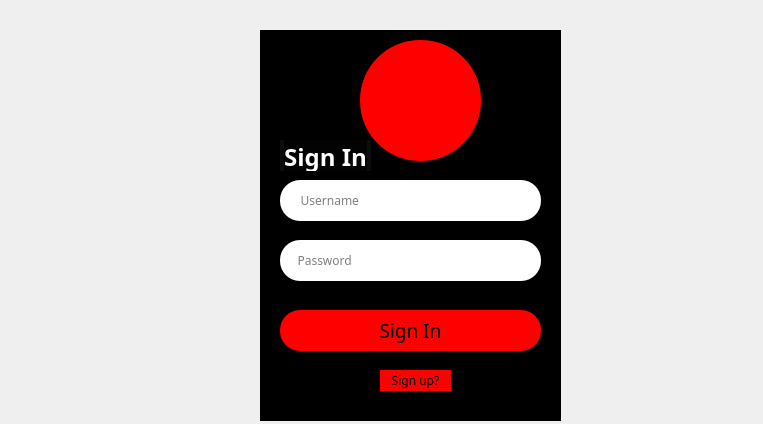
<?xml version="1.0" encoding="UTF-8"?>
<ui version="4.0">
 <class>loginwin</class>
 <widget class="QMainWindow" name="loginwin">
  <property name="enabled">
   <bool>true</bool>
  </property>
  <property name="geometry">
   <rect>
    <x>0</x>
    <y>0</y>
    <width>763</width>
    <height>424</height>
   </rect>
  </property>
  <property name="windowTitle">
   <string>MainWindow</string>
  </property>
  <property name="styleSheet">
   <string notr="true">

*{
	
background-image: url(:/img/backgroundfade.jpg);
	font-family: century gothic;
	font size:24px;

}

QFrame{
	background:#333

}

QPushButton{
background:red;
border-radius:20px;
}

QToolButton{
background:red;
border-radius:60px;
}

QLabel{
color:white
}
QPushButton:hover{
color:white;
border-radius:20px;
}

QLineEdit
{
background: white;
border-radius:20px;

}
</string>
  </property>
  <widget class="QWidget" name="centralwidget">
   <property name="styleSheet">
    <string notr="true"/>
   </property>
   <widget class="QFrame" name="frame">
    <property name="geometry">
     <rect>
      <x>260</x>
      <y>30</y>
      <width>301</width>
      <height>391</height>
     </rect>
    </property>
    <property name="styleSheet">
     <string notr="true">#frame{
background-color: rgb(0, 0, 0);
}</string>
    </property>
    <property name="frameShape">
     <enum>QFrame::StyledPanel</enum>
    </property>
    <property name="frameShadow">
     <enum>QFrame::Raised</enum>
    </property>
    <widget class="QLabel" name="signinlabel">
     <property name="geometry">
      <rect>
       <x>20</x>
       <y>110</y>
       <width>91</width>
       <height>31</height>
      </rect>
     </property>
     <property name="frameShape">
      <enum>QFrame::NoFrame</enum>
     </property>
     <property name="frameShadow">
      <enum>QFrame::Plain</enum>
     </property>
     <property name="lineWidth">
      <number>1</number>
     </property>
     <property name="text">
      <string>&lt;html&gt;&lt;head/&gt;&lt;body&gt;&lt;h1 style=&quot; margin-top:0px; margin-bottom:28px; margin-left:0px; margin-right:0px; -qt-block-indent:0; text-indent:0px; background-color:rgba(0,0,0,0.74902);&quot;&gt;&lt;span style=&quot; font-family:'Helvetica Neue,Helvetica,Arial,sans-serif'; font-size:xx-large; font-weight:696; color:#ffffff; background-color:rgba(0,0,0,0.74902);&quot;&gt;Sign In&lt;/span&gt;&lt;/h1&gt;&lt;/body&gt;&lt;/html&gt;</string>
     </property>
     <property name="scaledContents">
      <bool>false</bool>
     </property>
     <property name="alignment">
      <set>Qt::AlignCenter</set>
     </property>
    </widget>
    <widget class="QPushButton" name="loginButton">
     <property name="geometry">
      <rect>
       <x>20</x>
       <y>280</y>
       <width>261</width>
       <height>41</height>
      </rect>
     </property>
     <property name="font">
      <font>
       <family>century gothic</family>
       <pointsize>14</pointsize>
      </font>
     </property>
     <property name="text">
      <string>Sign In</string>
     </property>
    </widget>
    <widget class="QLineEdit" name="password">
     <property name="geometry">
      <rect>
       <x>20</x>
       <y>210</y>
       <width>261</width>
       <height>41</height>
      </rect>
     </property>
     <property name="text">
      <string/>
     </property>
     <property name="placeholderText">
      <string>     Password</string>
     </property>
    </widget>
    <widget class="QPushButton" name="signupButton">
     <property name="geometry">
      <rect>
       <x>120</x>
       <y>340</y>
       <width>71</width>
       <height>21</height>
      </rect>
     </property>
     <property name="text">
      <string>Sign up?</string>
     </property>
    </widget>
    <widget class="QToolButton" name="usericon">
     <property name="geometry">
      <rect>
       <x>100</x>
       <y>10</y>
       <width>121</width>
       <height>121</height>
      </rect>
     </property>
     <property name="text">
      <string/>
     </property>
     <property name="icon">
      <iconset>
       <normaloff>C:/Users/Data User/Downloads/65100770_869909930042097_1192449484496306176_n.png</normaloff>C:/Users/Data User/Downloads/65100770_869909930042097_1192449484496306176_n.png</iconset>
     </property>
     <property name="iconSize">
      <size>
       <width>128</width>
       <height>128</height>
      </size>
     </property>
     <property name="autoRaise">
      <bool>false</bool>
     </property>
    </widget>
    <widget class="QLineEdit" name="username">
     <property name="geometry">
      <rect>
       <x>20</x>
       <y>150</y>
       <width>261</width>
       <height>41</height>
      </rect>
     </property>
     <property name="text">
      <string/>
     </property>
     <property name="placeholderText">
      <string>      Username</string>
     </property>
    </widget>
   </widget>
  </widget>
 </widget>
 <resources/>
 <connections/>
</ui>
